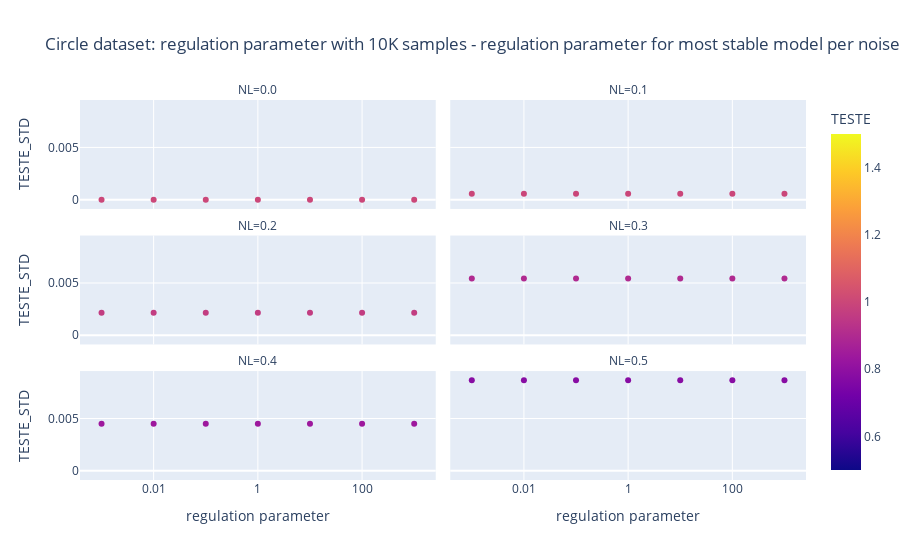

The code cell stored with this chart in its notebook:
### Markdown cell above
The value of the regulation parameter does not affect the stability of the model in any of the noise levels:
- NL=0:   the TESTE_STD is 0 for no matter what the value of the regulation parameter is
- NL=0.1: the TESTE_STD is 0.00783 for no matter what the value of the regulation parameter is
- NL=0.2: the TESTE_STD is 0.0118 for no matter what the value of the regulation parameter is
- NL=0.3: the TESTE_STD is 0.00738 for no matter what the value of the regulation parameter is
- NL=0.4: the TESTE_STD is 0.00583 for no matter what the value of the regulation parameter is
- NL=0.5: the TESTE_STD is 0.00679 for no matter what the value of the regulation parameter is
<br>The accuracy level is below 0.826 which is bad.

### Code cell
dfOfStableDataByLogRegPerNL = dfOfLogRegInMoon.groupby(['NL']).apply(lambda group: group[group.TESTE_STD == group.TESTE_STD.min()]).reset_index(drop=True)
px.scatter(dfOfStableDataByLogRegPerNL, x='REGULARIZATIN', labels = {'REGULARIZATIN': 'regulation parameter'}, y='TESTE_STD', 
           log_x=True,
           color = 'TESTE',
           facet_col = 'NL', facet_col_wrap = 2,
           title="Circle dataset: regulation parameter with 10K samples - regulation parameter for most stable model per noise level")

### Figure 1 — Plotly figure (JSON) as saved in the notebook; plotly's stock layout.template omitted (floating-point values rounded to 4 significant figures)
{"data": [{"hovertemplate": "NL=0.0<br>regulation parameter=%{x}<br>TESTE_STD=%{y}<br>TESTE=%{marker.color}<extra></extra>", "legendgroup": "", "marker": {"color": [1, 1, 1, 1, 1, 1, 1], "coloraxis": "coloraxis", "symbol": "circle"}, "mode": "markers", "name": "", "orientation": "v", "showlegend": false, "type": "scatter", "x": [0.001, 0.01, 0.1, 1, 10, 100, 1000], "xaxis": "x5", "y": [0, 0, 0, 0, 0, 0, 0], "yaxis": "y5"}, {"hovertemplate": "NL=0.1<br>regulation parameter=%{x}<br>TESTE_STD=%{y}<br>TESTE=%{marker.color}<extra></extra>", "legendgroup": "", "marker": {"color": [0.9981, 0.9981, 0.9981, 0.9981, 0.9981, 0.9981, 0.9981], "coloraxis": "coloraxis", "symbol": "circle"}, "mode": "markers", "name": "", "orientation": "v", "showlegend": false, "type": "scatter", "x": [0.001, 0.01, 0.1, 1, 10, 100, 1000], "xaxis": "x6", "y": [0.0005831, 0.0005831, 0.0005831, 0.0005831, 0.0005831, 0.0005831, 0.0005831], "yaxis": "y6"}, {"hovertemplate": "NL=0.2<br>regulation parameter=%{x}<br>TESTE_STD=%{y}<br>TESTE=%{marker.color}<extra></extra>", "legendgroup": "", "marker": {"color": [0.9659, 0.9659, 0.9659, 0.9659, 0.9659, 0.9659, 0.9659], "coloraxis": "coloraxis", "symbol": "circle"}, "mode": "markers", "name": "", "orientation": "v", "showlegend": false, "type": "scatter", "x": [0.001, 0.01, 0.1, 1, 10, 100, 1000], "xaxis": "x3", "y": [0.002154, 0.002154, 0.002154, 0.002154, 0.002154, 0.002154, 0.002154], "yaxis": "y3"}, {"hovertemplate": "NL=0.3<br>regulation parameter=%{x}<br>TESTE_STD=%{y}<br>TESTE=%{marker.color}<extra></extra>", "legendgroup": "", "marker": {"color": [0.8999, 0.8999, 0.8999, 0.8999, 0.8999, 0.8999, 0.8999], "coloraxis": "coloraxis", "symbol": "circle"}, "mode": "markers", "name": "", "orientation": "v", "showlegend": false, "type": "scatter", "x": [0.001, 0.01, 0.1, 1, 10, 100, 1000], "xaxis": "x4", "y": [0.005435, 0.005435, 0.005435, 0.005435, 0.005435, 0.005435, 0.005435], "yaxis": "y4"}, {"hovertemplate": "NL=0.4<br>regulation parameter=%{x}<br>TESTE_STD=%{y}<br>TESTE=%{marker.color}<extra></extra>", "legendgroup": "", "marker": {"color": [0.8365, 0.8365, 0.8365, 0.8365, 0.8365, 0.8365, 0.8365], "coloraxis": "coloraxis", "symbol": "circle"}, "mode": "markers", "name": "", "orientation": "v", "showlegend": false, "type": "scatter", "x": [0.001, 0.01, 0.1, 1, 10, 100, 1000], "xaxis": "x", "y": [0.004506, 0.004506, 0.004506, 0.004506, 0.004506, 0.004506, 0.004506], "yaxis": "y"}, {"hovertemplate": "NL=0.5<br>regulation parameter=%{x}<br>TESTE_STD=%{y}<br>TESTE=%{marker.color}<extra></extra>", "legendgroup": "", "marker": {"color": [0.7816, 0.7816, 0.7816, 0.7816, 0.7816, 0.7816, 0.7816], "coloraxis": "coloraxis", "symbol": "circle"}, "mode": "markers", "name": "", "orientation": "v", "showlegend": false, "type": "scatter", "x": [0.001, 0.01, 0.1, 1, 10, 100, 1000], "xaxis": "x2", "y": [0.008657, 0.008657, 0.008657, 0.008657, 0.008657, 0.008657, 0.008657], "yaxis": "y2"}], "layout": {"annotations": [{"font": {}, "showarrow": false, "text": "NL=0.4", "x": 0.245, "xanchor": "center", "xref": "paper", "y": 0.2867, "yanchor": "bottom", "yref": "paper"}, {"font": {}, "showarrow": false, "text": "NL=0.5", "x": 0.755, "xanchor": "center", "xref": "paper", "y": 0.2867, "yanchor": "bottom", "yref": "paper"}, {"font": {}, "showarrow": false, "text": "NL=0.2", "x": 0.245, "xanchor": "center", "xref": "paper", "y": 0.6433, "yanchor": "bottom", "yref": "paper"}, {"font": {}, "showarrow": false, "text": "NL=0.3", "x": 0.755, "xanchor": "center", "xref": "paper", "y": 0.6433, "yanchor": "bottom", "yref": "paper"}, {"font": {}, "showarrow": false, "text": "NL=0.0", "x": 0.245, "xanchor": "center", "xref": "paper", "y": 1.0, "yanchor": "bottom", "yref": "paper"}, {"font": {}, "showarrow": false, "text": "NL=0.1", "x": 0.755, "xanchor": "center", "xref": "paper", "y": 1.0, "yanchor": "bottom", "yref": "paper"}], "autosize": true, "coloraxis": {"colorbar": {"title": {"text": "TESTE"}}, "colorscale": [[0, "#0d0887"], [0.1111, "#46039f"], [0.2222, "#7201a8"], [0.3333, "#9c179e"], [0.4444, "#bd3786"], [0.5556, "#d8576b"], [0.6667, "#ed7953"], [0.7778, "#fb9f3a"], [0.8889, "#fdca26"], [1, "#f0f921"]]}, "legend": {"tracegroupgap": 0}, "title": {"text": "Circle dataset: regulation parameter with 10K samples - regulation parameter for most stable model per noise level"}, "xaxis": {"anchor": "y", "autorange": true, "domain": [0, 0.49], "range": [-3.384, 3.384], "title": {"text": "regulation parameter"}, "type": "log"}, "xaxis2": {"anchor": "y2", "autorange": true, "domain": [0.51, 1], "matches": "x", "range": [-3.384, 3.384], "title": {"text": "regulation parameter"}, "type": "log"}, "xaxis3": {"anchor": "y3", "autorange": true, "domain": [0, 0.49], "matches": "x", "range": [-3.384, 3.384], "showticklabels": false, "type": "log"}, "xaxis4": {"anchor": "y4", "autorange": true, "domain": [0.51, 1], "matches": "x", "range": [-3.384, 3.384], "showticklabels": false, "type": "log"}, "xaxis5": {"anchor": "y5", "autorange": true, "domain": [0, 0.49], "matches": "x", "range": [-3.384, 3.384], "showticklabels": false, "type": "log"}, "xaxis6": {"anchor": "y6", "autorange": true, "domain": [0.51, 1], "matches": "x", "range": [-3.384, 3.384], "showticklabels": false, "type": "log"}, "yaxis": {"anchor": "x", "autorange": true, "domain": [0, 0.2867], "range": [-0.001407, 0.01006], "title": {"text": "TESTE_STD"}, "type": "linear"}, "yaxis2": {"anchor": "x2", "autorange": true, "domain": [0, 0.2867], "matches": "y", "range": [-0.001407, 0.01006], "showticklabels": false, "type": "linear"}, "yaxis3": {"anchor": "x3", "autorange": true, "domain": [0.3567, 0.6433], "matches": "y", "range": [-0.001407, 0.01006], "title": {"text": "TESTE_STD"}, "type": "linear"}, "yaxis4": {"anchor": "x4", "autorange": true, "domain": [0.3567, 0.6433], "matches": "y", "range": [-0.001407, 0.01006], "showticklabels": false, "type": "linear"}, "yaxis5": {"anchor": "x5", "autorange": true, "domain": [0.7133, 1.0], "matches": "y", "range": [-0.001407, 0.01006], "title": {"text": "TESTE_STD"}, "type": "linear"}, "yaxis6": {"anchor": "x6", "autorange": true, "domain": [0.7133, 1.0], "matches": "y", "range": [-0.001407, 0.01006], "showticklabels": false, "type": "linear"}}}
